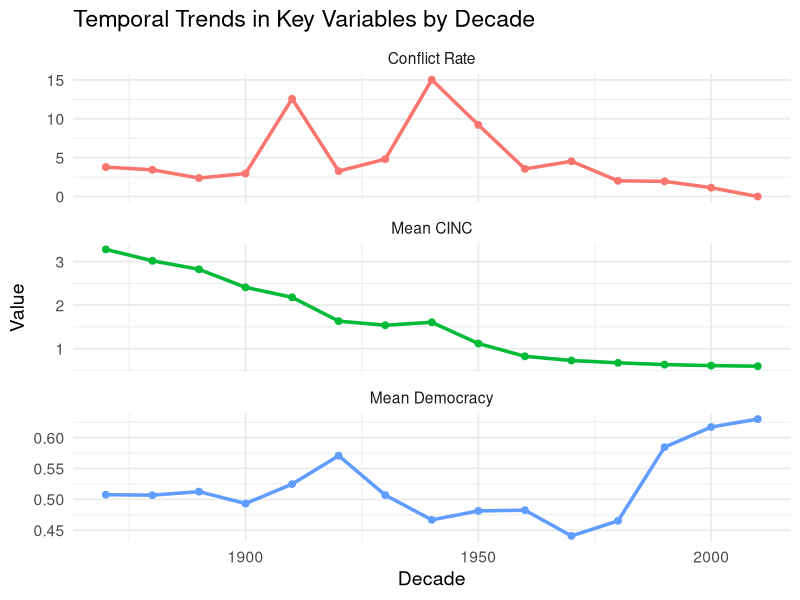
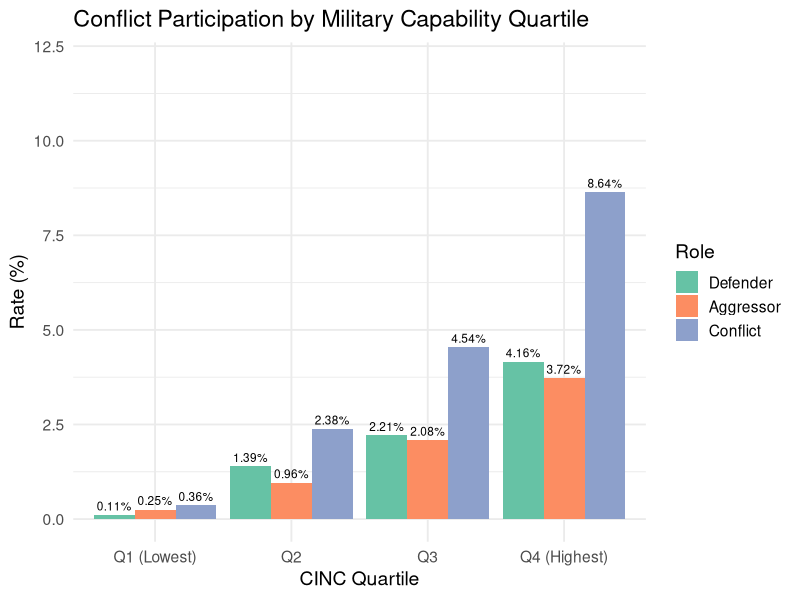
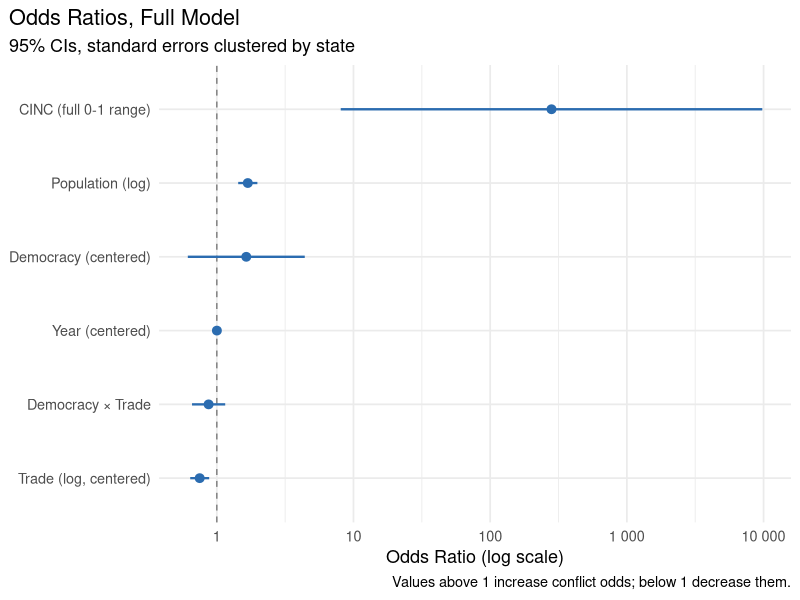

These charts were generated, in order, by the following R code:
## ---- chunk 1
#| label: COWPrep
#| echo: false
#| message: false
#| warning: false

library(tidyverse)
library(scales)
library(sandwich)
library(lmtest)

COWData <- read_csv("../VizCode/Politics/COWData.csv")

AnalysisData <- COWData |>
  mutate(
    ConflictParticipation = ifelse(!is.na(conflict_status), 1, 0),
    IsDefender  = replace_na(ifelse(conflict_status == "Defender",  1, 0), 0),
    IsAggressor = replace_na(ifelse(conflict_status == "Aggressor", 1, 0), 0),
    LogTrade  = log1p(imports + exports),
    LogPop    = log1p(tpop),
    democracy = VD1_LiberalDem,
    YearCentered      = year      - mean(year,      na.rm = TRUE),
    LogTradeCentered  = LogTrade  - mean(LogTrade,  na.rm = TRUE),
    DemocracyCentered = democracy - mean(democracy, na.rm = TRUE)
  ) |>
  filter(!is.na(cinc), !is.na(democracy), !is.na(LogTrade))

# ---- Summary values used inline in the prose (nothing hard-coded) ----
fmt_p <- function(p) format.pval(p, digits = 3, eps = 0.001)

n_sy     <- nrow(AnalysisData)
yr_min   <- min(AnalysisData$year)
yr_max   <- max(AnalysisData$year)
pct_conf <- round(mean(AnalysisData$ConflictParticipation) * 100, 2)
cor_yr_trade <- round(cor(AnalysisData$year, AnalysisData$LogTrade), 2)

# ---- Conflict rates by capability quartile ----
cincsum <- AnalysisData |>
  mutate(cinc_quartile = cut(cinc,
    breaks = quantile(cinc, probs = c(0, 0.25, 0.5, 0.75, 1)),
    labels = c("Q1 (Lowest)", "Q2", "Q3", "Q4 (Highest)"),
    include.lowest = TRUE)) |>
  group_by(cinc_quartile) |>
  summarise(
    `Conflict Rate`  = round(mean(ConflictParticipation) * 100, 2),
    `Defender Rate`  = round(mean(IsDefender)            * 100, 2),
    `Aggressor Rate` = round(mean(IsAggressor)           * 100, 2),
    .groups = "drop")

q1_rate <- cincsum |> filter(cinc_quartile == "Q1 (Lowest)")  |> pull(`Conflict Rate`)
q4_rate <- cincsum |> filter(cinc_quartile == "Q4 (Highest)") |> pull(`Conflict Rate`)

# ---- Nested logistic models ----
logitMOD1 <- glm(ConflictParticipation ~ cinc,
                 data = AnalysisData, family = binomial(link = "logit"))
logitMOD2 <- glm(ConflictParticipation ~ cinc + LogTradeCentered + DemocracyCentered +
                   LogPop + YearCentered,
                 data = AnalysisData, family = binomial(link = "logit"))
logitMOD3 <- glm(ConflictParticipation ~ cinc + LogTradeCentered + DemocracyCentered +
                   LogPop + YearCentered + DemocracyCentered:LogTradeCentered,
                 data = AnalysisData, family = binomial(link = "logit"))

defenderMOD  <- glm(IsDefender ~ cinc + LogTradeCentered + DemocracyCentered +
                      LogPop + YearCentered + DemocracyCentered:LogTradeCentered,
                    data = AnalysisData, family = binomial(link = "logit"))
aggressorMOD <- glm(IsAggressor ~ cinc + LogTradeCentered + DemocracyCentered +
                      LogPop + YearCentered + DemocracyCentered:LogTradeCentered,
                    data = AnalysisData, family = binomial(link = "logit"))

# ---- Standard errors clustered by state (panel structure) ----
logit3_clustered <- coeftest(logitMOD3,
                             vcov = vcovCL(logitMOD3, cluster = ~StateNme))
def_clustered    <- coeftest(defenderMOD,
                             vcov = vcovCL(defenderMOD, cluster = ~StateNme))
agg_clustered    <- coeftest(aggressorMOD,
                             vcov = vcovCL(aggressorMOD, cluster = ~StateNme))

# Locate the interaction row by pattern rather than hard-coding its name
int_term <- grep(":", rownames(logit3_clustered), value = TRUE)

# H1: total deterrence
h1_coef <- round(logit3_clustered["cinc", "Estimate"], 2)
h1_z    <- round(logit3_clustered["cinc", "z value"], 2)
h1_p    <- fmt_p(logit3_clustered["cinc", "Pr(>|z|)"])
h1_or   <- round(exp(logit3_clustered["cinc", "Estimate"]), 0)
sd_cinc <- sd(AnalysisData$cinc)
or_1sd  <- round(exp(logit3_clustered["cinc", "Estimate"] * sd_cinc), 2)

# H1b / exploratory: role-specific
def_coef <- round(def_clustered["cinc", "Estimate"], 2)
def_or   <- round(exp(def_clustered["cinc", "Estimate"]), 1)
def_p    <- fmt_p(def_clustered["cinc", "Pr(>|z|)"])
agg_coef <- round(agg_clustered["cinc", "Estimate"], 2)
agg_or   <- round(exp(agg_clustered["cinc", "Estimate"]), 1)
agg_p    <- fmt_p(agg_clustered["cinc", "Pr(>|z|)"])

# H2: democracy x trade interaction, unclustered vs clustered
h2_or    <- round(exp(logit3_clustered[int_term, "Estimate"]), 2)
h2_p_unc <- fmt_p(summary(logitMOD3)$coefficients[int_term, "Pr(>|z|)"])
h2_p_cl  <- fmt_p(logit3_clustered[int_term, "Pr(>|z|)"])

# Model comparison
aic2 <- round(AIC(logitMOD2), 1); aic3 <- round(AIC(logitMOD3), 1)
bic2 <- round(BIC(logitMOD2), 1); bic3 <- round(BIC(logitMOD3), 1)
lr_2v3   <- anova(logitMOD2, logitMOD3, test = "LRT")
lr_chisq <- round(lr_2v3$Deviance[2], 2)
lr_p     <- fmt_p(lr_2v3$`Pr(>Chi)`[2])
## ---- chunk 2
#| label: COWTemporalTrends
#| echo: false
#| message: false
#| warning: false

AnalysisData |>
  mutate(decade = floor(year / 10) * 10) |>
  group_by(decade) |>
  summarise(
    `Conflict Rate`  = mean(ConflictParticipation) * 100,
    `Mean CINC`      = mean(cinc) * 100,
    `Mean Democracy` = mean(democracy),
    .groups = "drop"
  ) |>
  pivot_longer(cols = c(`Conflict Rate`, `Mean CINC`, `Mean Democracy`),
               names_to = "Variable", values_to = "Value") |>
  ggplot(aes(x = decade, y = Value, color = Variable)) +
  geom_line(linewidth = 1.2) +
  geom_point(size = 2) +
  facet_wrap(~Variable, scales = "free_y", ncol = 1) +
  labs(title = "Temporal Trends in Key Variables by Decade",
       x = "Decade", y = "Value") +
  theme_minimal(base_size = 14) +
  theme(legend.position = "none")
## ---- chunk 3
#| label: COWQuartiles
#| echo: false
#| message: false
#| warning: false

cincsum |>
  pivot_longer(cols = ends_with("Rate"), names_to = "Type", values_to = "Rate") |>
  mutate(Type = str_remove(Type, " Rate"),
         Type = factor(Type, levels = c("Defender", "Aggressor", "Conflict"))) |>
  ggplot(aes(x = cinc_quartile, y = Rate, fill = Type)) +
  geom_col(position = "dodge") +
  geom_text(aes(label = paste0(Rate, "%")),
            position = position_dodge(width = 0.9), vjust = -0.5, size = 3) +
  labs(title = "Conflict Participation by Military Capability Quartile",
       x = "CINC Quartile", y = "Rate (%)", fill = "Role") +
  theme_minimal(base_size = 14) +
  scale_fill_brewer(palette = "Set2") +
  ylim(0, 12)
## ---- chunk 4
#| label: COWForest
#| echo: false
#| message: false
#| warning: false

logit3_clustered |>
  unclass() |>
  as.data.frame() |>
  tibble::rownames_to_column("Term") |>
  filter(Term != "(Intercept)") |>
  mutate(
    OR = exp(Estimate),
    lo = exp(Estimate - 1.96 * `Std. Error`),
    hi = exp(Estimate + 1.96 * `Std. Error`),
    Term = case_when(
      Term == "cinc"              ~ "CINC (full 0-1 range)",
      Term == "LogTradeCentered"  ~ "Trade (log, centered)",
      Term == "DemocracyCentered" ~ "Democracy (centered)",
      Term == "LogPop"            ~ "Population (log)",
      Term == "YearCentered"      ~ "Year (centered)",
      str_detect(Term, ":")       ~ "Democracy \u00d7 Trade",
      TRUE                        ~ Term
    )
  ) |>
  ggplot(aes(x = OR, y = fct_reorder(Term, OR))) +
  geom_vline(xintercept = 1, linetype = "dashed", color = "gray50") +
  geom_pointrange(aes(xmin = lo, xmax = hi), color = "#2b6cb0", linewidth = 0.8) +
  scale_x_log10(labels = scales::label_number(drop0trailing = TRUE)) +
  labs(title = "Odds Ratios, Full Model",
       subtitle = "95% CIs, standard errors clustered by state",
       x = "Odds Ratio (log scale)", y = NULL,
       caption = "Values above 1 increase conflict odds; below 1 decrease them.") +
  theme_minimal(base_size = 13) +
  theme(plot.title.position = "plot")
## ---- chunk 5
#| label: COWHypSummary
#| echo: false
#| message: false
#| warning: false

tibble(
  Hypothesis = c(
    "H1: Deterrence (any conflict)",
    "H1b: Deterrence (defender)",
    "Exploratory: capability enables offense (aggressor)",
    "H2: Democracy \u00d7 Trade interaction"
  ),
  `Odds Ratio` = c(h1_or, def_or, agg_or, h2_or),
  `p-value (clustered)` = c(h1_p, def_p, agg_p, h2_p_cl),
  Supported = c(
    "No - positive direction",
    "No - positive direction",
    "NA - exploratory",
    "No - fails clustering"
  )
) |>
  knitr::kable(caption = "Summary of Hypothesis Tests (state-clustered standard errors)")
